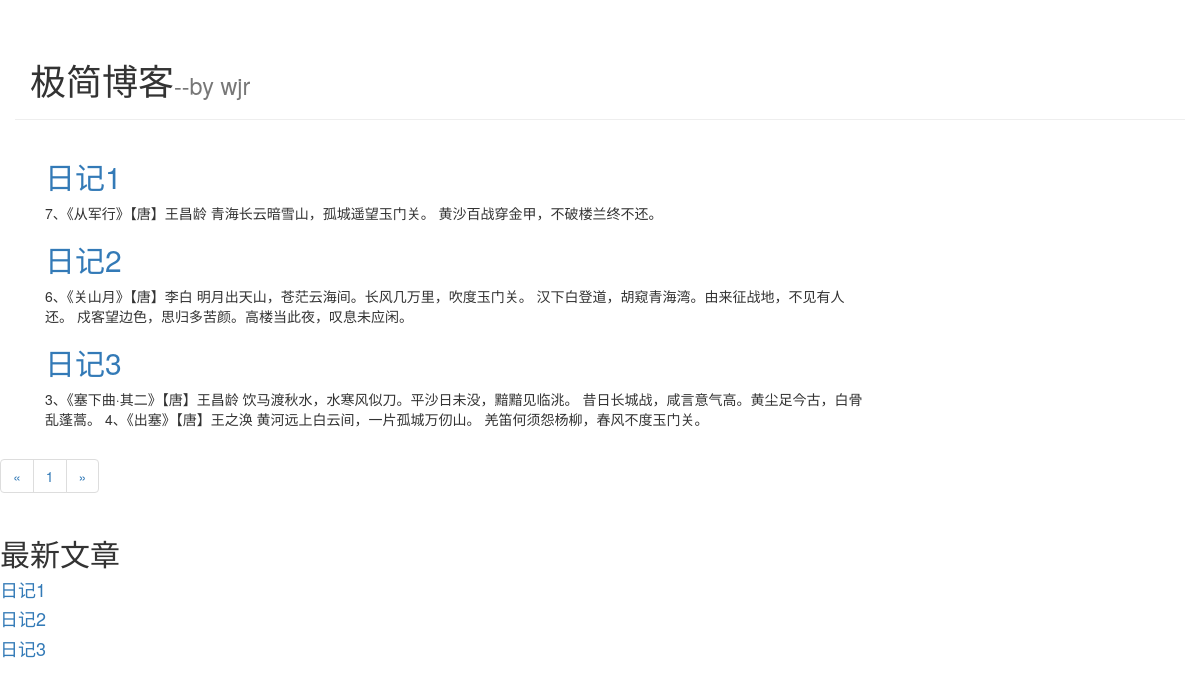
The page /blog/index/ on the database its author committed.
### blog/models.py (models this page shows)
class Article(models.Model):
    article_id = models.AutoField(primary_key=True)
    title = models.TextField()
    abstract = models.TextField()
    content = models.TextField()
    class Meta:
        db_table = "blog_info"

### blog/views.py (the view)
# urls.py: path('index/',views.index),
def index(request):
    page = request.GET.get('page',None)
    if page == None or page == "":
        page = 1
    if not page:
        page = 1
    articles = Article.objects.all()
    paginator = pr(articles,3)
    page_num = paginator.num_pages
    page_article_list = paginator.page(page)
    if page_article_list.has_next():
        next_page = int(page) + 1
    else:
        next_page = int(page) + 1
    if page_article_list.has_previous():
        previous_page = int(page) -1
    else:
        previous_page = int(page)
    return render(request,'index.html',{
        'articles':page_article_list,
        'curr_page':int(page),
        'previous_page':int(previous_page),
        'next_page':int(next_page),
        'page_num':range(1,int(page_num))
    })

### templates/index.html (shortened to what this page needs)
<!DOCTYPE html>
<html long = "en">
<head>
    <link rel="stylesheet" href="https://cdn.jsdelivr.net/npm/bootstrap@3.3.7/dist/css/bootstrap.min.css" integrity="sha384-BVYiiSIFeK1dGmJRAkycuHAHRg
    32OmUcww7on3RYdg4Va+PmSTsz/K68vbdEjh4u">
</head>
<body>
    <div class = "container page-header">
        <h1>极简博客<small>--by wjr</small></h1>
    </div>
    <div class="container page-body">
        <div class ="col-md-9" role = "main">
            <div class ="body-main">
                <div>
                    {% for article in articles %}
                        <h2><a href="/blog/detail/{{article.article_id}}">{{article.title}}</a></h2>
                    <p>
                    {{article.content}}
                    </p>
                    {% endfor %}
                </div>
            </div>
        </div>
    </div>
        <div>
        <nav aria-label="Page navigation">
            <ul class="pagination">
                <li>
                    <a href="/blog/index?page={{previous_page}}"  aria-label="Previous">
                    <span aria-hidden="true">&laquo;</span>
                    </a>
                </li>
                {% for num in page_num %}
                <li><a href="/blog/index?page={{num}}">{{num}}</a></li>
               {% endfor %}
                <li>
                    <a href="/blog/index?page={{next_page}}" aria-label="Next">
                    <span aria-hidden="true">&raquo;</span>
                    </a>
                </li>
            </ul>
        </nav>
    </div>
    <div class="col-md -3" role = "complementary">
        <div>
            <h2>最新文章</h2>
            {% for article in articles %}
            <h4> <a href = "/blog/detail/{{article.article_id}}"> {{article.title}}</a></h4>
            {% endfor %}
        </div>
    </div>
</body>
</html>

### rows shown on the page
Article: title "日记1", content "7、《从军行》【唐】王昌龄 青海长云暗雪山，孤城遥望玉门关。 黄沙百战穿金甲，不破楼兰终不还。"
Article: title "日记2", content "6、《关山月》【唐】李白 明月出天山，苍茫云海间。长风几万里，吹度玉门关。 汉下白登道，胡窥青海湾。由来征战地，不见有人还。 戍客望边色，思归多苦颜。高楼当此夜，叹息未应闲。"
Article: title "日记3", content "3、《塞下曲·其二》【唐】王昌龄 饮马渡秋水，水寒风似刀。平沙日未没，黯黯见临洮。 昔日长城战，咸言意气高。黄尘足今古，白骨乱蓬蒿。 4、《出塞》【唐】王之涣 黄河远上白云间，一片孤城万仞山。 羌笛何须怨杨柳，春风不度玉门关。"

### other values the page prints
{{ num }} "1"
